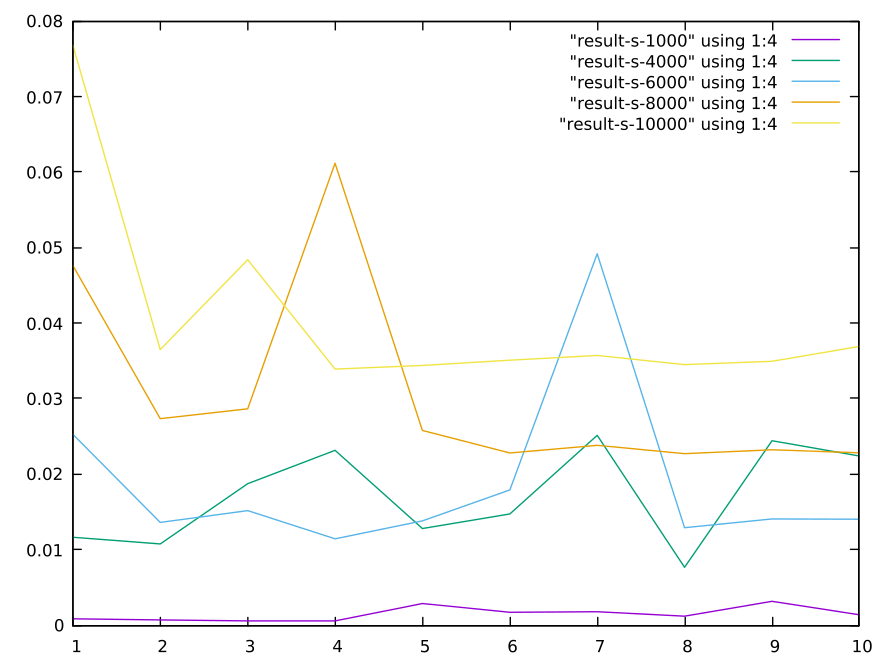

Write the gnuplot code that produced this figure.
#!/usr/bin/gnuplot -persist
#
#    
#    	G N U P L O T
#    	Version 5.2 patchlevel 2    last modified 2017-11-15 
#    
#    	Copyright (C) 1986-1993, 1998, 2004, 2007-2017
#    	Thomas Williams, Colin Kelley and many others
#    
#    	gnuplot home:     http://www.gnuplot.info
#    	faq, bugs, etc:   type "help FAQ"
#    	immediate help:   type "help"  (plot window: hit 'h')
# set terminal qt 0 font "Sans,9"
# set output
unset clip points
set clip one
unset clip two
set errorbars front 1.000000 
set border 31 front lt black linewidth 1.000 dashtype solid
set zdata 
set ydata 
set xdata 
set y2data 
set x2data 
set boxwidth
set style fill  empty border
set style rectangle back fc  bgnd fillstyle   solid 1.00 border lt -1
set style circle radius graph 0.02 
set style ellipse size graph 0.05, 0.03 angle 0 units xy
set dummy x, y
set format x "% h" 
set format y "% h" 
set format x2 "% h" 
set format y2 "% h" 
set format z "% h" 
set format cb "% h" 
set format r "% h" 
set ttics format "% h"
set timefmt "%d/%m/%y,%H:%M"
set angles radians
set tics back
unset grid
unset raxis
set theta counterclockwise right
set style parallel front  lt black linewidth 2.000 dashtype solid
set key title "" center
set key fixed right top vertical Right noreverse enhanced autotitle nobox
set key noinvert samplen 4 spacing 1 width 0 height 0 
set key maxcolumns 0 maxrows 0
set key noopaque
unset label
unset arrow
set style increment default
unset style line
unset style arrow
set style histogram clustered gap 2 title textcolor lt -1
unset object
set style textbox transparent margins  1.0,  1.0 border  lt -1 linewidth  1.0
set offsets 0, 0, 0, 0
set pointsize 1
set pointintervalbox 1
set encoding default
unset polar
unset parametric
unset decimalsign
unset micro
unset minussign
set view 60, 30, 1, 1
set view azimuth 0
set rgbmax 255
set samples 100, 100
set isosamples 10, 10
set surface 
unset contour
set cntrlabel  format '%8.3g' font '' start 5 interval 20
set mapping cartesian
set datafile separator whitespace
unset hidden3d
set cntrparam order 4
set cntrparam linear
set cntrparam levels auto 5
set cntrparam points 5
set size ratio 0 1,1
set origin 0,0
set style data points
set style function lines
unset xzeroaxis
unset yzeroaxis
unset zzeroaxis
unset x2zeroaxis
unset y2zeroaxis
set xyplane relative 0.5
set tics scale  1, 0.5, 1, 1, 1
set mxtics default
set mytics default
set mztics default
set mx2tics default
set my2tics default
set mcbtics default
set mrtics default
set nomttics
set xtics border in scale 1,0.5 mirror norotate  autojustify
set xtics  norangelimit autofreq 
set ytics border in scale 1,0.5 mirror norotate  autojustify
set ytics  norangelimit autofreq 
set ztics border in scale 1,0.5 nomirror norotate  autojustify
set ztics  norangelimit autofreq 
unset x2tics
unset y2tics
set cbtics border in scale 1,0.5 mirror norotate  autojustify
set cbtics  norangelimit autofreq 
set rtics axis in scale 1,0.5 nomirror norotate  autojustify
set rtics  norangelimit autofreq 
unset ttics
set title "" 
set title  font "" norotate
set timestamp bottom 
set timestamp "" 
set timestamp  font "" norotate
set trange [ * : * ] noreverse nowriteback
set urange [ * : * ] noreverse nowriteback
set vrange [ * : * ] noreverse nowriteback
set xlabel "" 
set xlabel  font "" textcolor lt -1 norotate
set x2label "" 
set x2label  font "" textcolor lt -1 norotate
set xrange [ * : * ] noreverse nowriteback
set x2range [ * : * ] noreverse nowriteback
set ylabel "" 
set ylabel  font "" textcolor lt -1 rotate
set y2label "" 
set y2label  font "" textcolor lt -1 rotate
set yrange [ * : * ] noreverse nowriteback
set y2range [ * : * ] noreverse nowriteback
set zlabel "" 
set zlabel  font "" textcolor lt -1 norotate
set zrange [ * : * ] noreverse nowriteback
set cblabel "" 
set cblabel  font "" textcolor lt -1 rotate
set cbrange [ * : * ] noreverse nowriteback
set rlabel "" 
set rlabel  font "" textcolor lt -1 norotate
set rrange [ * : * ] noreverse nowriteback
unset logscale
unset jitter
set zero 1e-08
set lmargin  -1
set bmargin  -1
set rmargin  -1
set tmargin  -1
set locale "sv_SE.UTF-8"
set pm3d explicit at s
set pm3d scansautomatic
set pm3d interpolate 1,1 flush begin noftriangles noborder corners2color mean
set pm3d nolighting
set palette positive nops_allcF maxcolors 0 gamma 1.5 color model RGB 
set palette rgbformulae 7, 5, 15
set colorbox default
set colorbox vertical origin screen 0.9, 0.2 size screen 0.05, 0.6 front  noinvert bdefault
set style boxplot candles range  1.50 outliers pt 7 separation 1 labels auto unsorted
set loadpath 
set fontpath 
set psdir
set fit brief errorvariables nocovariancevariables errorscaling prescale nowrap v5
GNUTERM = "qt"
## Last datafile plotted: "result-s-10000"
plot "result-s-1000" using 1:4 w lines, "result-s-4000" using 1:4 w lines, "result-s-6000" using 1:4 w lines, "result-s-8000" using 1:4 w lines, "result-s-10000" using 1:4 w lines
#    EOF
